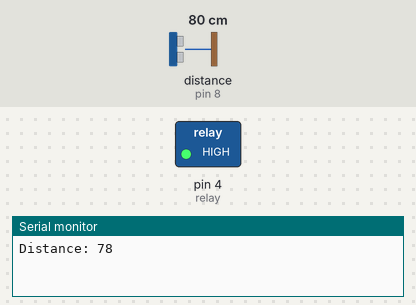
The sketch below on a simulated Arduino Uno, built with avr-gcc and run on an emulated ATmega328P. Parts: switched loads named in the sketch (green lamp = pin HIGH), the last lines printed to the serial monitor. Wiring (inferred from the names in the program): ultrasonic range finder: trigger pin 9; echo pin 8. The inputs (shaded band) are chosen by the test bench; at power-on: distance to the obstacle (sensor on pin 8) 80 cm. The echo pulse lasts 58.3 µs per cm; pins used as bus, display or sensor lines are not drawn.

Above: at 3.9 s.
4.0 s: distance to the obstacle (sensor on pin 8) set to 97 cm
8.0 s: distance to the obstacle (sensor on pin 8) set to 107 cm
At 10.1 s:
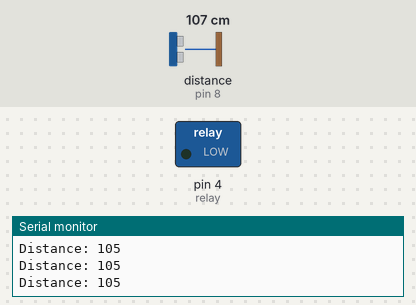
12.0 s: distance to the obstacle (sensor on pin 8) set to 2 cm
At 12.6 s:
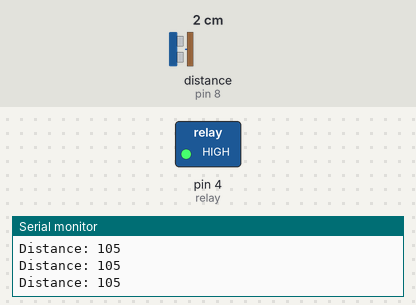
16.0 s: distance to the obstacle (sensor on pin 8) set to 120 cm
At 18.8 s:
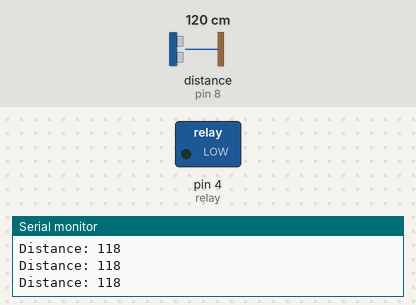
Timing chart, 0 to 20.3 s (numbered marks = the images above; inputs shaded):
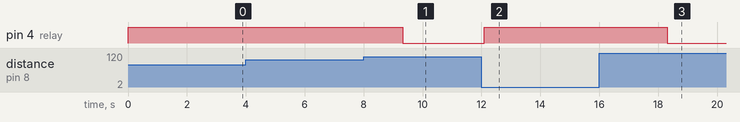

Measured:
- the behaviour switches between 102 and 103 cm on distance to the obstacle (sensor on pin 8) (found by bisection; images 0 and 1)
- after the input at 8.0 s, pin 4 (relay): HIGH → LOW after 1.3 s
- after the input at 12.0 s, pin 4 (relay): LOW → HIGH after 0.10 s
- after the input at 16.0 s, pin 4 (relay): HIGH → LOW after 2.3 s

The sketch:

Smart_study_lamp.ino
```cpp
const int trigPin = 9;
const int echoPin = 8;
#define relay 4

long duration;
int distance;
int safetyDistance;
void setup() {

  pinMode(trigPin, OUTPUT);
  pinMode(echoPin, INPUT);
  pinMode(relay, OUTPUT);
  Serial.begin(9600);
}
void loop() {

  digitalWrite(trigPin, LOW);
  delayMicroseconds(2);
  digitalWrite(trigPin, HIGH);
  delayMicroseconds(10);
  digitalWrite(trigPin, LOW);

  duration = pulseIn(echoPin, HIGH);

  distance = duration * 0.034 / 2;
  safetyDistance = distance;
  if (safetyDistance <= 100)
  {
    digitalWrite(relay, HIGH);
    delay(3000);
  }
  else {
    digitalWrite(relay, LOW);
  }
  Serial.print("Distance: ");
  Serial.println(distance);
  delay(100);  // Short delay before the next loop iteration

}
```
